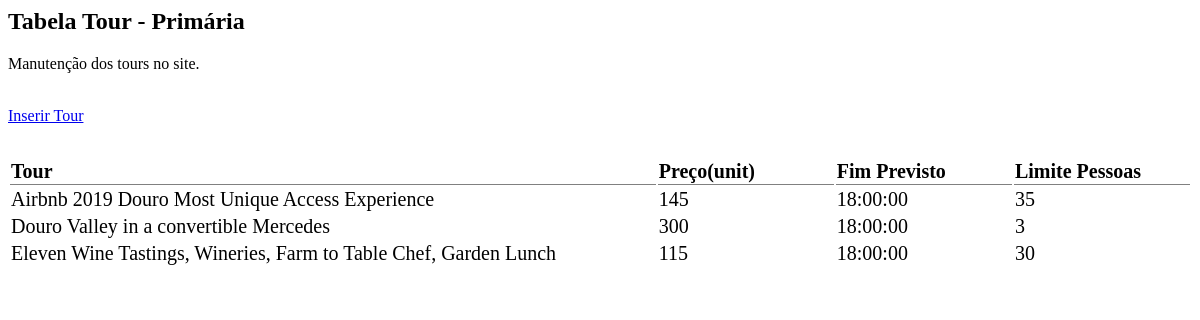
Before: /backoffice/content/tours/tours.php with the older database file.
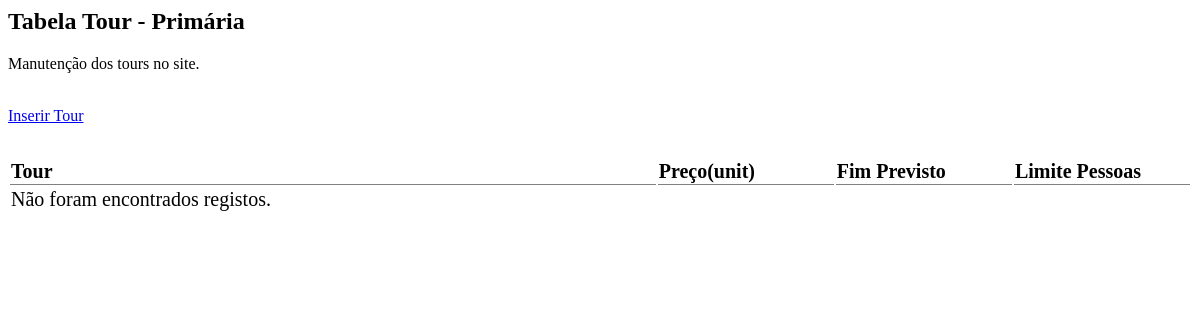
After: the same page with the newer database file.
### tables this page shows
CREATE TABLE IF NOT EXISTS `tour` (
  `id` int(11) NOT NULL AUTO_INCREMENT,
  `language` int(11) NOT NULL,
  `name` varchar(200) DEFAULT NULL,
  `price_unit` int(11) DEFAULT NULL,
  `ending` time DEFAULT NULL,
  `tour_limit` int(11) DEFAULT NULL,
  `description` text DEFAULT NULL,
  `image` varchar(50) DEFAULT NULL,
  PRIMARY KEY (`id`,`language`) USING BTREE,
  KEY `FK_tour_language` (`language`),
  CONSTRAINT `FK_tour_language` FOREIGN KEY (`language`) REFERENCES `language` (`id`) ON DELETE NO ACTION ON UPDATE NO ACTION
);

### backoffice/content/tours/tours.php (the view, shortened to what this page needs)
<?php
$showtour = "SELECT * FROM tour ORDER BY name";
$show = mysqli_query($conn, $showtour);
if (mysqli_num_rows($show) > 0) {
    $row = mysqli_fetch_array($show);
} else {
    $row = null;
}
?>
<h2>Tabela Tour - Primária</h2>
<p>Manutenção dos tours no site.</p>
<a href="./?p=11" class="insert-button">Inserir Tour</a>
<a id="delLink" disabled><i class="fa-regular fa-trash-can fa-2xl" onclick="confirmDelete(<?php echo $row['id']; ?>)"></i></a>
<?php
if ($row !== null && isset($row['id'])) {
    $editLink = './?p=15&id=' . $row['id'] . '&operation=editar';
} else {
    $editLink = null;
}
echo '<a href="' . $editLink . '" id="editLink" disabled><i class="fa-regular fa-pen-to-square fa-2xl"></i></a>' ?>
<table class="table-hover" style="width:100%; font-size: 20px; margin-top: 1rem; padding-top: 1rem; ">
    <thead>
        <tr style="border-bottom: solid 1px grey;">
            <th scope="col" style="text-align: left; width:55%; border-bottom: solid 1px grey;">Tour</th>
            <th scope="col" style="text-align: left; width:15%; border-bottom: solid 1px grey;">Preço(unit)</th>
            <th scope="col" style="text-align: left; width:15%; border-bottom: solid 1px grey;">Fim Previsto</th>
            <th scope="col" style="text-align: left; width:15%; border-bottom: solid 1px grey;">Limite Pessoas</th>
        </tr>
    </thead>
    <tbody>
        <?php
        if ($row !== null) {
            do {
        ?>
                <tr id="tr_<?php echo $row['id']; ?>" onclick="storeID(<?php echo $row['id']; ?>)">
                    <?php
                    echo "<td>" . $row['name'] . "</td>";
                    echo "<td>" . $row['price_unit'] . "</td>";
                    echo "<td>" . $row['ending'] . "</td>";
                    echo "<td>" . $row['tour_limit'] . "</td>";
                    ?>
                </tr>
        <?php
            } while ($row = mysqli_fetch_assoc($show));
        } else {
            echo "<tr><td colspan='4'>Não foram encontrados registos.</td></tr>";
        }
        ?>
    </tbody>
</table>

Changed rows visible on the page:
removed tour: name "Airbnb 2019 Douro Most Unique Access Experience", price_unit "145", ending "18:00:00", tour_limit "35"
removed tour: name "Douro Valley in a convertible Mercedes", price_unit "300", ending "18:00:00", tour_limit "3"
removed tour: name "Eleven Wine Tastings, Wineries, Farm to Table Chef, Garden Lunch", price_unit "115", ending "18:00:00", tour_limit "30"
Other visible differences:
text now shown: "Não foram encontrados registos."
